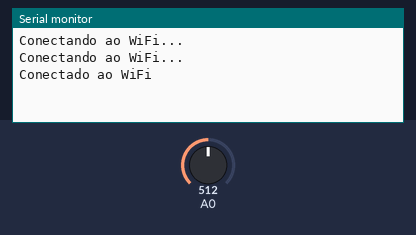
The sketch below on a simulated ESP8266 (NodeMCU). Parts: the last lines printed to the serial monitor. The inputs (shaded band) are chosen by the test bench; at power-on: A0 = 512. WiFi joins after 1.5 s; servers stay silent unless stated; uploads are accepted with an empty reply.

Above: at 3.2 s.
3.3 s: A0 set to 0
At 9.4 s:
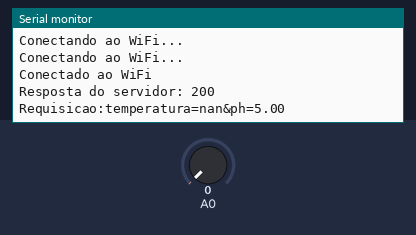
9.7 s: A0 set to 122
At 20.5 s:
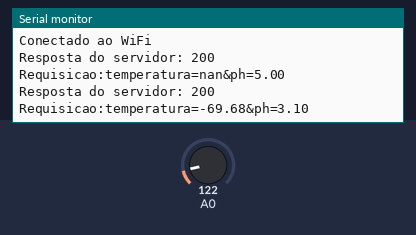

Measured:
- after the input at 3.3 s, the serial monitor: prints a new line after 4.9 s (image 1)
- after the input at 9.7 s, the serial monitor: prints a new line after 9.7 s (image 2)

The sketch:

codigo_esp8266.ino
```cpp
#include <ESP8266WiFi.h>
#include <ESP8266HTTPClient.h>
#include <WiFiClient.h>
#include <iostream>
#include <string>
#include <sstream>

const char* ssid = "";
const char* password = "";
const char* serverName = "http://projetodemo.com/projetointegrador4/conexao.php";

int pH_Value;
float Voltage;
const double VCC = 3.3;             // NodeMCU on board 3.3v vcc
const double R2 = 10000;            // 10k ohm series resistor
const double adc_resolution = 1023; // 10-bit adc

const double A = 0.001129148;   // thermistor equation parameters
const double B = 0.000234125;
const double C = 0.0000000876741;

void setup() {
  WiFi.begin(ssid, password);
  Serial.begin(115200);
  pinMode(pH_Value, INPUT);

  while (WiFi.status() != WL_CONNECTED) {
    delay(1000);
    Serial.println("Conectando ao WiFi...");
  }
  Serial.println("Conectado ao WiFi");

}

void loop() {
  HTTPClient http;
  WiFiClient client;
  http.begin(client, serverName);
  http.addHeader("Content-Type", "application/x-www-form-urlencoded");

  pH_Value = analogRead(A0);
  Voltage = pH_Value * (5.0 / 1023.0)+ 2.5;
  delay(3000);

  double Vout, Rth, temperature, adc_value;

  adc_value = analogRead(A0);
  Vout = (adc_value * VCC) / adc_resolution;
  Rth = (VCC * R2 / Vout) - R2;

  temperature = (1 / (A + (B * log(Rth)) - (C * pow((log(Rth)),3))));

  temperature = temperature - 273.15 - 72;
  delay(3000);

  String s_temp=String(temperature);
  String s_ph=String(Voltage);

  String data = "temperatura="+ s_temp +"&ph=" + s_ph;
  int httpResponseCode = http.POST(data);

  if (httpResponseCode > 0) {
    Serial.print("Resposta do servidor: ");
    Serial.println(httpResponseCode);
    Serial.print("Requisicao:");
    Serial.println(data);
  } else {
    Serial.print("Erro na solicitação: ");
    Serial.println(httpResponseCode);
  }

  http.end();
  delay(5000);
}
```
